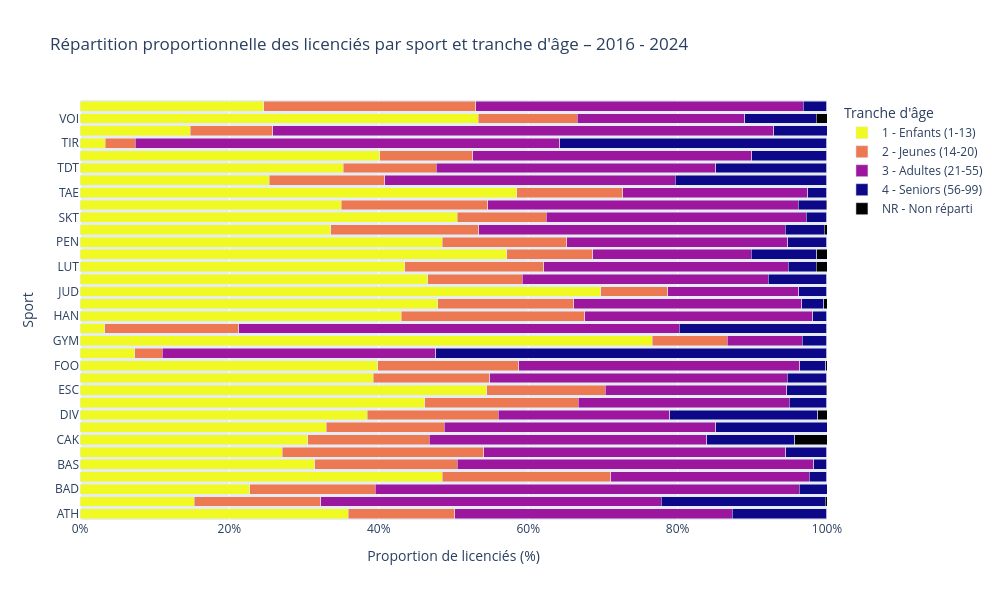

The cell this chart's notebook holds for it:
### Code cell
# Code interactif

# Créer le widget
annees = sorted(data_licences["annee"].dropna().unique())

# Ajouter l'option "all" pour toutes les tranches
options = ["all"] + list(annees)

annees_widget = widgets.Dropdown(
    options=options,
    description="Années :",
    value="all"
)

out = widgets.Output()

def update_graph(change=None):
    clear_output(wait=True)
    display(annees_widget)
    sport_age_decomposition_plotly(data_licences, annees_widget.value)

# --- Lier les widgets ---
annees_widget.observe(update_graph, names='value')

# --- Affichage initial ---
display(annees_widget, out)
update_graph()

### Figure 1 — Plotly figure (JSON) as saved in the notebook; plotly's stock layout.template omitted (floating-point values rounded to 4 significant figures)
{"data": [{"hovertemplate": "Tranche d'âge=1 - Enfants (1-13)<br>Proportion de licenciés (%)=%{x}<br>Sport=%{y}<extra></extra>", "legendgroup": "1 - Enfants (1-13)", "marker": {"color": "rgb(240, 249, 33)", "pattern": {"shape": ""}}, "name": "1 - Enfants (1-13)", "orientation": "h", "showlegend": true, "textposition": "auto", "type": "bar", "x": [35.9, 15.27, 22.74, 48.51, 31.45, 27.06, 30.51, 32.95, 38.44, 46.12, 54.42, 39.25, 39.83, 7.3, 76.59, 3.311, 43.02, 47.86, 69.71, 46.56, 43.46, 57.1, 48.5, 33.6, 50.51, 34.98, 58.47, 25.32, 35.27, 40.12, 3.403, 14.75, 53.3, 24.57], "xaxis": "x", "y": ["ATH", "AVI", "BAD", "BAK", "BAS", "BOX", "CAK", "CYC", "DIV", "EQU", "ESC", "ESD", "FOO", "GOL", "GYM", "HAL", "HAN", "HOC", "JUD", "KAR", "LUT", "NAT", "PEN", "RUG", "SKT", "SUR", "TAE", "TAR", "TDT", "TEN", "TIR", "TRI", "VOI", "VOL"], "yaxis": "y"}, {"hovertemplate": "Tranche d'âge=2 - Jeunes (14-20)<br>Proportion de licenciés (%)=%{x}<br>Sport=%{y}<extra></extra>", "legendgroup": "2 - Jeunes (14-20)", "marker": {"color": "rgb(237, 121, 83)", "pattern": {"shape": ""}}, "name": "2 - Jeunes (14-20)", "orientation": "h", "showlegend": true, "textposition": "auto", "type": "bar", "x": [14.25, 16.94, 16.76, 22.53, 19.06, 26.96, 16.24, 15.82, 17.56, 20.57, 15.89, 15.64, 18.88, 3.735, 10.03, 17.94, 24.53, 18.27, 8.984, 12.62, 18.63, 11.56, 16.64, 19.76, 11.88, 19.6, 14.21, 15.5, 12.45, 12.46, 4.004, 11.05, 13.25, 28.41], "xaxis": "x", "y": ["ATH", "AVI", "BAD", "BAK", "BAS", "BOX", "CAK", "CYC", "DIV", "EQU", "ESC", "ESD", "FOO", "GOL", "GYM", "HAL", "HAN", "HOC", "JUD", "KAR", "LUT", "NAT", "PEN", "RUG", "SKT", "SUR", "TAE", "TAR", "TDT", "TEN", "TIR", "TRI", "VOI", "VOL"], "yaxis": "y"}, {"hovertemplate": "Tranche d'âge=3 - Adultes (21-55)<br>Proportion de licenciés (%)=%{x}<br>Sport=%{y}<extra></extra>", "legendgroup": "3 - Adultes (21-55)", "marker": {"color": "rgb(156, 23, 158)", "pattern": {"shape": ""}}, "name": "3 - Adultes (21-55)", "orientation": "h", "showlegend": true, "textposition": "auto", "type": "bar", "x": [37.14, 45.57, 56.76, 26.59, 47.75, 40.46, 37.16, 36.34, 22.97, 28.24, 24.32, 39.82, 37.62, 36.61, 10.09, 58.99, 30.53, 30.5, 17.55, 32.99, 32.69, 21.21, 29.63, 41.05, 34.82, 41.57, 24.77, 38.89, 37.37, 37.34, 56.83, 67.04, 22.43, 43.82], "xaxis": "x", "y": ["ATH", "AVI", "BAD", "BAK", "BAS", "BOX", "CAK", "CYC", "DIV", "EQU", "ESC", "ESD", "FOO", "GOL", "GYM", "HAL", "HAN", "HOC", "JUD", "KAR", "LUT", "NAT", "PEN", "RUG", "SKT", "SUR", "TAE", "TAR", "TDT", "TEN", "TIR", "TRI", "VOI", "VOL"], "yaxis": "y"}, {"hovertemplate": "Tranche d'âge=4 - Seniors (56-99)<br>Proportion de licenciés (%)=%{x}<br>Sport=%{y}<extra></extra>", "legendgroup": "4 - Seniors (56-99)", "marker": {"color": "rgb(13, 8, 135)", "pattern": {"shape": ""}}, "name": "4 - Seniors (56-99)", "orientation": "h", "showlegend": true, "textposition": "auto", "type": "bar", "x": [12.67, 21.97, 3.74, 2.331, 1.746, 5.512, 11.77, 14.89, 19.79, 5.044, 5.282, 5.266, 3.529, 52.35, 3.259, 19.71, 1.917, 2.947, 3.692, 7.778, 3.78, 8.747, 5.219, 5.191, 2.775, 3.771, 2.505, 20.27, 14.87, 10.08, 35.77, 7.157, 9.55, 3.184], "xaxis": "x", "y": ["ATH", "AVI", "BAD", "BAK", "BAS", "BOX", "CAK", "CYC", "DIV", "EQU", "ESC", "ESD", "FOO", "GOL", "GYM", "HAL", "HAN", "HOC", "JUD", "KAR", "LUT", "NAT", "PEN", "RUG", "SKT", "SUR", "TAE", "TAR", "TDT", "TEN", "TIR", "TRI", "VOI", "VOL"], "yaxis": "y"}, {"hovertemplate": "Tranche d'âge=NR - Non réparti<br>Proportion de licenciés (%)=%{x}<br>Sport=%{y}<extra></extra>", "legendgroup": "NR - Non réparti", "marker": {"color": "black", "pattern": {"shape": ""}}, "name": "NR - Non réparti", "orientation": "h", "showlegend": true, "textposition": "auto", "type": "bar", "x": [0.03744, 0.2519, 5.979e-05, 0.03246, 0.001611, 0.002667, 4.331, 0.0004018, 1.254, 0.02505, 0.07955, 0.03295, 0.1462, 0.01097, 0.03166, 0.04851, 0.006663, 0.4209, 0.06592, 0.05642, 1.439, 1.386, 0.01476, 0.4005, 0.01193, 0.07216, 0.05016, 0.01867, 0.04531, 0.01235, 0.001329, 0.0003824, 1.466, 0.01652], "xaxis": "x", "y": ["ATH", "AVI", "BAD", "BAK", "BAS", "BOX", "CAK", "CYC", "DIV", "EQU", "ESC", "ESD", "FOO", "GOL", "GYM", "HAL", "HAN", "HOC", "JUD", "KAR", "LUT", "NAT", "PEN", "RUG", "SKT", "SUR", "TAE", "TAR", "TDT", "TEN", "TIR", "TRI", "VOI", "VOL"], "yaxis": "y"}], "layout": {"barmode": "stack", "height": 600, "legend": {"title": {"text": "Tranche d'âge"}, "tracegroupgap": 0}, "title": {"text": "Répartition proportionnelle des licenciés par sport et tranche d'âge – 2016 - 2024"}, "width": 1000, "xaxis": {"anchor": "y", "domain": [0, 1], "range": [0, 100], "ticksuffix": "%", "title": {"text": "Proportion de licenciés (%)"}}, "yaxis": {"anchor": "x", "domain": [0, 1], "title": {"text": "Sport"}}}}
